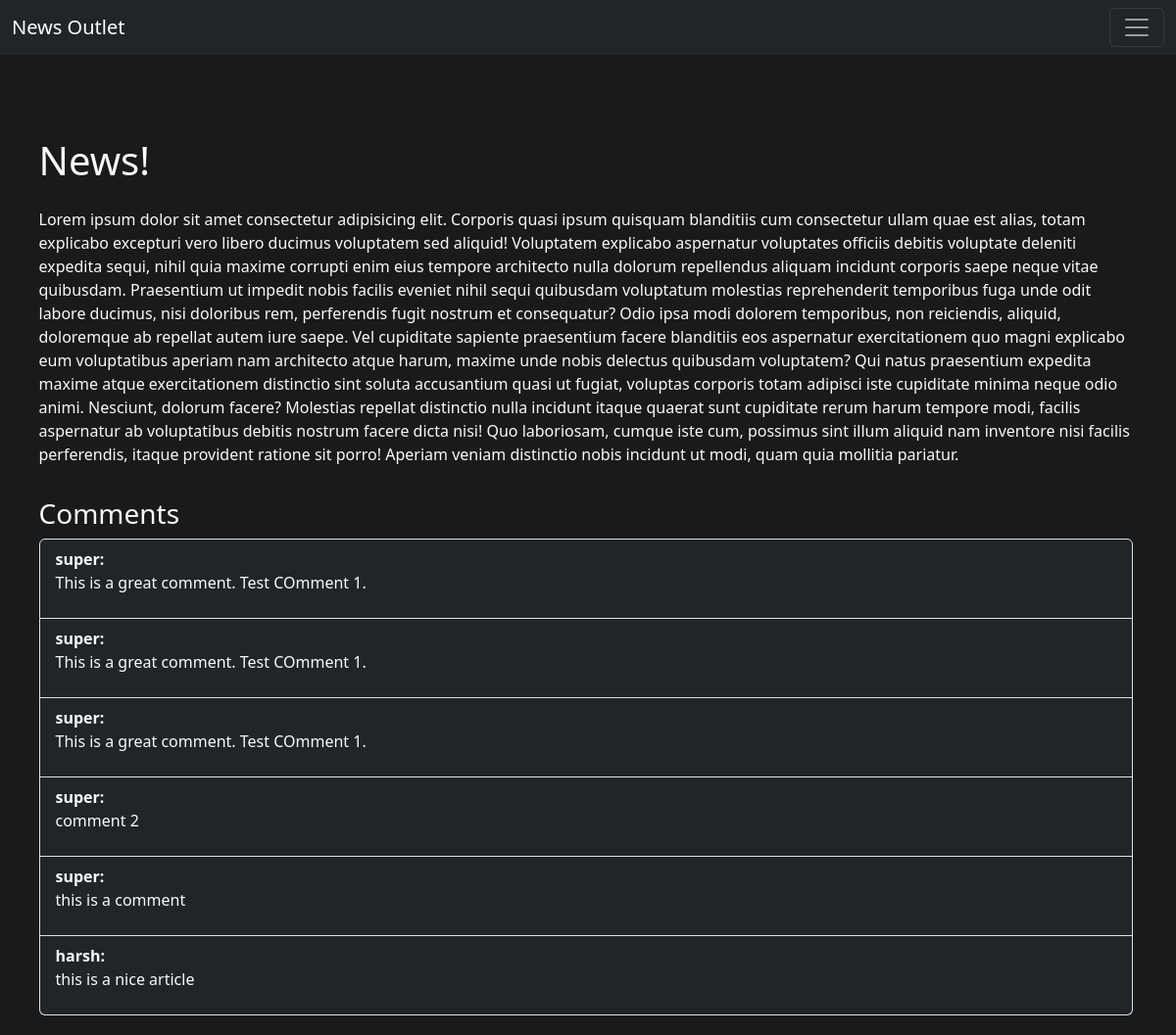
The app's page /article/4/ with its own data.
### news_outlet/models.py (models this page shows, shortened)
class Article(models.Model):
    author = models.ForeignKey(User, on_delete=models.CASCADE)
    title = models.CharField(max_length=200)
    created_at = models.DateTimeField(auto_now_add=True)
    content = models.TextField()  # Store the article content in Markdown format
    bookmarked_by = models.ManyToManyField(User, related_name='bookmarked_articles', blank=True)
    def get_rendered_content(self):
        return markdown2.markdown(self.content)

class Comment(models.Model):
    article = models.ForeignKey(Article, on_delete=models.CASCADE)
    author = models.ForeignKey(User, on_delete=models.CASCADE)
    content = models.TextField()
    created_at = models.DateTimeField(auto_now_add=True)

class User(AbstractUser):
    USER_TYPE_CHOICES = (
        ('reader', 'Reader'),
        ('admin', 'Admin'),
    )
    user_type = models.CharField(max_length=10, choices=USER_TYPE_CHOICES)

### news_outlet/views.py (the view)
# urls.py: path('article/<int:pk>/', views.article_detail, name='article_detail'),
def article_detail(request, pk):
    article = get_object_or_404(Article, pk=pk)
    comments = Comment.objects.filter(article=article)
    if request.method == 'POST':
        if request.user.is_authenticated:
            content = request.POST['content']
            comment = Comment(article=article, author=request.user, content=content)
            comment.save()
            return redirect('article_detail', pk=pk)
    context = {'article': article, 'comments': comments}
    return render(request, 'news_outlet/article_detail.html', context)

### news_outlet/templates/news_outlet/article_detail.html (shortened to what this page needs)
{% extends 'news_outlet/layout.html' %}
{% load static %}
{% block body %}
    <br><br><br>
    <div class="container mt-5">
        <div class="row">
            <div class="col-md-12">
                <div class="d-flex justify-content-between mb-3">
                    <h1 class="text-light">{{ article.title }}</h1>
                </div>
                <div class="text-light">{% autoescape off %}{{ article.get_rendered_content }}{% endautoescape %}</div>
            </div>
        </div>
        <div class="row mt-3">
            <div class="col-md-12">
                <h3 class="text-light">Comments</h3>
                <ul class="list-group">
                    {% for comment in comments %}
                        <li class="list-group-item bg-dark text-light">
                            <strong>{{ comment.author }}:</strong>
                            <p>{{ comment.content }}</p>
                        </li>
                    {% endfor %}
                </ul>
            </div>
        </div>
    </div>
{% endblock %}

### news_outlet/static/news_outlet/styles.css (style rules this page uses)
body { margin: 10px; padding: 10px; padding-left: 5px; background-color: #1A1A1A; color: #D3D3D3; }

### records on screen
Article: title "News!", get_rendered_content "Lorem ipsum dolor sit amet consectetur adipisicing elit. Corporis quasi ipsum quisquam blanditiis cum consectetur ullam quae est alias, totam explicabo excepturi vero libero ducimus voluptatem sed aliquid! Voluptatem explicabo aspernatur voluptates officiis debitis voluptate deleniti expedita sequi, nihil quia maxime corrupti enim eius tempore architecto nulla dolorum repellendus aliquam incidunt corporis saepe neque vitae quibusdam. Praesentium ut impedit nobis facilis eveniet nihil sequi quibusdam voluptatum molestias reprehenderit temporibus fuga unde odit labore ducimus, nisi doloribus rem, perferendis fugit nostrum et consequatur? Odio ipsa modi dolorem temporibus, non reiciendis,…"
Comment: author "super", content "This is a great comment. Test COmment 1."
Comment: author "super", content "This is a great comment. Test COmment 1."
Comment: author "super", content "This is a great comment. Test COmment 1."
Comment: author "super", content "comment 2"
Comment: author "super", content "this is a comment"
Comment: author "harsh", content "this is a nice article"
